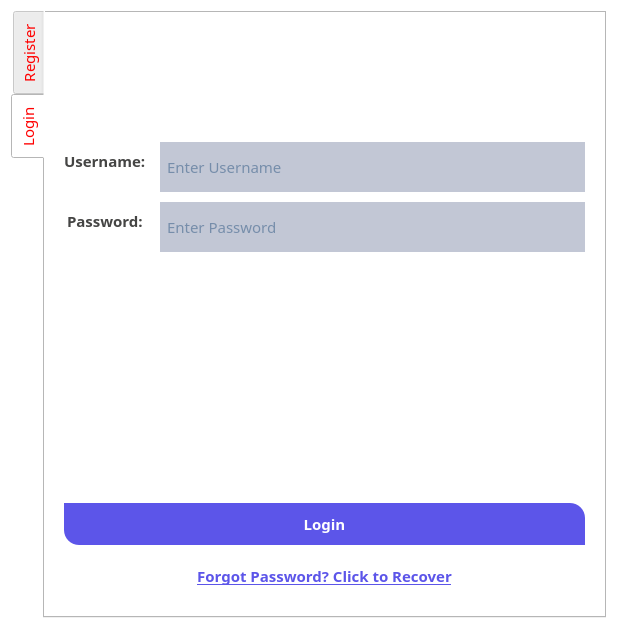
<?xml version="1.0" encoding="UTF-8"?>
<ui version="4.0">
 <class>Dialog</class>
 <widget class="QDialog" name="Dialog">
  <property name="geometry">
   <rect>
    <x>0</x>
    <y>0</y>
    <width>617</width>
    <height>629</height>
   </rect>
  </property>
  <property name="windowTitle">
   <string>Students App || Admin</string>
  </property>
  <property name="styleSheet">
   <string notr="true">/*Copyright (c) DevSec Studio. All rights reserved.

MIT License

Permission is hereby granted, free of charge, to any person obtaining a copy
of this software and associated documentation files (the &quot;Software&quot;), to deal
in the Software without restriction, including without limitation the rights
to use, copy, modify, merge, publish, distribute, sublicense, and/or sell
copies of the Software, and to permit persons to whom the Software is
furnished to do so, subject to the following conditions:

The above copyright notice and this permission notice shall be included in all
copies or substantial portions of the Software.

THE SOFTWARE IS PROVIDED *AS IS*, WITHOUT WARRANTY OF ANY KIND, EXPRESS OR
IMPLIED, INCLUDING BUT NOT LIMITED TO THE WARRANTIES OF MERCHANTABILITY,
FITNESS FOR A PARTICULAR PURPOSE AND NONINFRINGEMENT. IN NO EVENT SHALL THE
AUTHORS OR COPYRIGHT HOLDERS BE LIABLE FOR ANY CLAIM, DAMAGES OR OTHER
LIABILITY, WHETHER IN AN ACTION OF CONTRACT, TORT OR OTHERWISE, ARISING FROM,
OUT OF OR IN CONNECTION WITH THE SOFTWARE OR THE USE OR OTHER DEALINGS IN THE SOFTWARE.
*/

/*-----QWidget-----*/
QWidget
{
	background-color: #fff;
	color: red;

}


/*-----QLabel-----*/
QLabel
{
	background-color: transparent;
	color: #454544;
	font-weight: bold;
	font-size: 13px;

}


/*-----QPushButton-----*/
QPushButton
{
	background-color: #5c55e9;
	color: #fff;
	font-size: 13px;
	font-weight: bold;
	border-top-right-radius: 15px;
	border-top-left-radius: 0px;
	border-bottom-right-radius: 0px;
	border-bottom-left-radius: 15px;
	padding: 10px;

}


QPushButton::disabled
{
	background-color: #5c5c5c;

}


QPushButton::hover
{
	background-color: #5564f2;

}


QPushButton::pressed
{
	background-color: #3d4ef2;

}


/*-----QCheckBox-----*/
QCheckBox
{
	background-color: transparent;
	color: #5c55e9;
	font-size: 10px;
	font-weight: bold;
	border: none;
	border-radius: 5px;

}


/*-----QCheckBox-----*/
QCheckBox::indicator
{
    background-color: #323232;
    border: 1px solid darkgray;
    width: 12px;
    height: 12px;

}


QCheckBox::indicator:checked
{
    image:url(&quot;./ressources/check.png&quot;);
	background-color: #5c55e9;
    border: 1px solid #5c55e9;

}


QCheckBox::indicator:unchecked:hover
{
    border: 1px solid #5c55e9;

}


QCheckBox::disabled
{
	color: #656565;

}


QCheckBox::indicator:disabled
{
	background-color: #656565;
	color: #656565;
    border: 1px solid #656565;

}


/*-----QLineEdit-----*/
QLineEdit
{
	background-color: #c2c7d5;
	color: #2a547f;
	border: none;
	padding: 5px;

}


/*-----QListView-----*/
QListView
{
	background-color: #5c55e9;
	color: #fff;
	font-size: 14px;
	font-weight: bold;
	show-decoration-selected: 0;
	border-radius: 4px;
	padding-left: -15px;
	padding-right: -15px;
	padding-top: 5px;

} 


QListView:disabled 
{
	background-color: #5c5c5c;

}


QListView::item
{
	background-color: #454e5e;
	border: none;
	padding: 10px;
	border-radius: 0px;
	padding-left : 10px;
	height: 32px;

}


QListView::item:selected
{
	color: #000;
	background-color: #fff;

}


QListView::item:!selected
{
	color:white;
	background-color: transparent;
	border: none;
	padding-left : 10px;

}


QListView::item:!selected:hover
{
	color: #fff;
	background-color: #5564f2;
	border: none;
	padding-left : 10px;

}


/*-----QTreeView-----*/
QTreeView 
{
	background-color: #fff;
	show-decoration-selected: 0;
	color: #454544;

}


QTreeView:disabled
{
	background-color: #242526;
	show-decoration-selected: 0;

}


QTreeView::item 
{
	border-top-color: transparent;
	border-bottom-color: transparent;

}


QTreeView::item:hover 
{
	background-color: #bcbdbb;
	color: #000;

}


QTreeView::item:selected 
{
	background-color: #5c55e9;
	color: #fff;

}


QTreeView::item:selected:active
{
	background-color: #5c55e9;
	color: #fff;

}


QTreeView::item:selected:disabled
{
	background-color: #525251;
	color: #656565;

}


QTreeView::branch:has-children:!has-siblings:closed,
QTreeView::branch:closed:has-children:has-siblings 
{
	image: url(://tree-closed.png);

}

QTreeView::branch:open:has-children:!has-siblings,
QTreeView::branch:open:has-children:has-siblings  
{
	image: url(://tree-open.png);

}


/*-----QTableView &amp; QTableWidget-----*/
QTableView
{
    background-color: #fff;
	border: 1px solid gray;
    color: #454544;
    gridline-color: gray;
    outline : 0;

}


QTableView::disabled
{
    background-color: #242526;
    border: 1px solid #32414B;
    color: #656565;
    gridline-color: #656565;
    outline : 0;

}


QTableView::item:hover 
{
    background-color: #bcbdbb;
    color: #000;

}


QTableView::item:selected 
{
	background-color: #5c55e9;
    color: #fff;

}


QTableView::item:selected:disabled
{
    background-color: #1a1b1c;
    border: 2px solid #525251;
    color: #656565;

}


QTableCornerButton::section
{
	background-color: #ced5e3;
	border: none;
    color: #fff;

}


QHeaderView::section
{
	color: #2a547f;
	border: 0px;
	background-color: #ced5e3;
	padding: 5px;

}


QHeaderView::section:disabled
{
    background-color: #525251;
    color: #656565;

}


QHeaderView::section:checked
{
    color: #fff;
    background-color: #5c55e9;

}


QHeaderView::section:checked:disabled
{
    color: #656565;
    background-color: #525251;

}


QHeaderView::section::vertical::first,
QHeaderView::section::vertical::only-one
{
    border-top: 1px solid #353635;

}


QHeaderView::section::vertical
{
    border-top: 1px solid #353635;

}


QHeaderView::section::horizontal::first,
QHeaderView::section::horizontal::only-one
{
    border-left: 1px solid #353635;

}


QHeaderView::section::horizontal
{
    border-left: 1px solid #353635;

}


/*-----QScrollBar-----*/
QScrollBar:horizontal 
{
    background-color: transparent;
    height: 8px;
    margin: 0px;
    padding: 0px;

}


QScrollBar::handle:horizontal 
{
    border: none;
	min-width: 100px;
    background-color: #7e92b7;

}


QScrollBar::add-line:horizontal, 
QScrollBar::sub-line:horizontal,
QScrollBar::add-page:horizontal, 
QScrollBar::sub-page:horizontal 
{
    width: 0px;
    background-color: #d8dce6;

}


QScrollBar:vertical 
{
    background-color: transparent;
    width: 8px;
    margin: 0;

}


QScrollBar::handle:vertical 
{
    border: none;
	min-height: 100px;
    background-color: #7e92b7;

}


QScrollBar::add-line:vertical, 
QScrollBar::sub-line:vertical,
QScrollBar::add-page:vertical, 
QScrollBar::sub-page:vertical 
{
    height: 0px;
    background-color: #d8dce6;

}
</string>
  </property>
  <layout class="QVBoxLayout" name="verticalLayout">
   <item>
    <widget class="QTabWidget" name="tabWidget">
     <property name="styleSheet">
      <string notr="true">font-family: poppins;
font-size: 15px;</string>
     </property>
     <property name="tabPosition">
      <enum>QTabWidget::West</enum>
     </property>
     <property name="tabShape">
      <enum>QTabWidget::Rounded</enum>
     </property>
     <property name="currentIndex">
      <number>1</number>
     </property>
     <widget class="QWidget" name="tab">
      <attribute name="title">
       <string>Register</string>
      </attribute>
      <layout class="QVBoxLayout" name="verticalLayout_2">
       <item>
        <layout class="QFormLayout" name="formLayout">
         <property name="horizontalSpacing">
          <number>10</number>
         </property>
         <property name="verticalSpacing">
          <number>10</number>
         </property>
         <property name="leftMargin">
          <number>10</number>
         </property>
         <property name="topMargin">
          <number>10</number>
         </property>
         <property name="rightMargin">
          <number>10</number>
         </property>
         <item row="0" column="1">
          <spacer name="verticalSpacer_2">
           <property name="orientation">
            <enum>Qt::Vertical</enum>
           </property>
           <property name="sizeHint" stdset="0">
            <size>
             <width>20</width>
             <height>40</height>
            </size>
           </property>
          </spacer>
         </item>
         <item row="1" column="1">
          <spacer name="verticalSpacer">
           <property name="orientation">
            <enum>Qt::Vertical</enum>
           </property>
           <property name="sizeHint" stdset="0">
            <size>
             <width>20</width>
             <height>40</height>
            </size>
           </property>
          </spacer>
         </item>
         <item row="2" column="1">
          <widget class="QLineEdit" name="txtFullname">
           <property name="minimumSize">
            <size>
             <width>0</width>
             <height>50</height>
            </size>
           </property>
           <property name="placeholderText">
            <string>Michael Jamie</string>
           </property>
          </widget>
         </item>
         <item row="3" column="0">
          <widget class="QLabel" name="label_2">
           <property name="text">
            <string>Username</string>
           </property>
          </widget>
         </item>
         <item row="3" column="1">
          <widget class="QLineEdit" name="txtUser">
           <property name="minimumSize">
            <size>
             <width>0</width>
             <height>50</height>
            </size>
           </property>
           <property name="placeholderText">
            <string>admin</string>
           </property>
          </widget>
         </item>
         <item row="4" column="0">
          <widget class="QLabel" name="label_3">
           <property name="text">
            <string>Password</string>
           </property>
          </widget>
         </item>
         <item row="4" column="1">
          <layout class="QHBoxLayout" name="horizontalLayout_2">
           <property name="spacing">
            <number>0</number>
           </property>
           <item>
            <widget class="QLineEdit" name="txtPassword">
             <property name="minimumSize">
              <size>
               <width>0</width>
               <height>50</height>
              </size>
             </property>
             <property name="echoMode">
              <enum>QLineEdit::Password</enum>
             </property>
             <property name="placeholderText">
              <string>123abc</string>
             </property>
            </widget>
           </item>
           <item>
            <widget class="QPushButton" name="btnShowPass">
             <property name="minimumSize">
              <size>
               <width>0</width>
               <height>50</height>
              </size>
             </property>
             <property name="cursor">
              <cursorShape>PointingHandCursor</cursorShape>
             </property>
             <property name="styleSheet">
              <string notr="true">background: #C2C7D5;
border-radius: none;</string>
             </property>
             <property name="text">
              <string/>
             </property>
             <property name="icon">
              <iconset>
               <normaloff>../../../../../Pictures/Pictures (2)/PNG/1843.png</normaloff>../../../../../Pictures/Pictures (2)/PNG/1843.png</iconset>
             </property>
             <property name="flat">
              <bool>true</bool>
             </property>
            </widget>
           </item>
          </layout>
         </item>
         <item row="6" column="0">
          <widget class="QLabel" name="label_6">
           <property name="text">
            <string>&lt;html&gt;&lt;head/&gt;&lt;body&gt;&lt;p&gt;&lt;span style=&quot; font-size:9pt;&quot;&gt;Confirm&lt;br&gt; Password&lt;/span&gt;&lt;/p&gt;&lt;/body&gt;&lt;/html&gt;</string>
           </property>
          </widget>
         </item>
         <item row="6" column="1">
          <widget class="QLineEdit" name="txtConfirm">
           <property name="minimumSize">
            <size>
             <width>0</width>
             <height>50</height>
            </size>
           </property>
           <property name="echoMode">
            <enum>QLineEdit::PasswordEchoOnEdit</enum>
           </property>
           <property name="placeholderText">
            <string>123abc</string>
           </property>
          </widget>
         </item>
         <item row="7" column="0">
          <widget class="QLabel" name="label_4">
           <property name="text">
            <string>Email Address</string>
           </property>
          </widget>
         </item>
         <item row="7" column="1">
          <widget class="QLineEdit" name="txtEmail">
           <property name="minimumSize">
            <size>
             <width>0</width>
             <height>50</height>
            </size>
           </property>
           <property name="placeholderText">
            <string>mail@admin.com</string>
           </property>
          </widget>
         </item>
         <item row="8" column="0">
          <widget class="QLabel" name="label_5">
           <property name="text">
            <string>User Type</string>
           </property>
          </widget>
         </item>
         <item row="8" column="1">
          <widget class="QComboBox" name="cmbUserType">
           <property name="styleSheet">
            <string notr="true">background-color: #C2C7D5;
border:none;
padding: 10px;
color: grey;</string>
           </property>
           <item>
            <property name="text">
             <string>User</string>
            </property>
           </item>
           <item>
            <property name="text">
             <string>Administrator</string>
            </property>
           </item>
          </widget>
         </item>
         <item row="9" column="0" colspan="2">
          <widget class="QPushButton" name="btnRegister">
           <property name="text">
            <string>Register</string>
           </property>
          </widget>
         </item>
         <item row="2" column="0">
          <widget class="QLabel" name="label">
           <property name="text">
            <string>Fullname</string>
           </property>
          </widget>
         </item>
         <item row="10" column="0" colspan="2">
          <widget class="QLabel" name="lblMsg">
           <property name="styleSheet">
            <string notr="true">color: #5564F2;</string>
           </property>
           <property name="text">
            <string/>
           </property>
           <property name="alignment">
            <set>Qt::AlignCenter</set>
           </property>
          </widget>
         </item>
        </layout>
       </item>
      </layout>
     </widget>
     <widget class="QWidget" name="tab_2">
      <attribute name="title">
       <string>Login</string>
      </attribute>
      <layout class="QVBoxLayout" name="verticalLayout_3">
       <item>
        <layout class="QFormLayout" name="formLayout_2">
         <property name="labelAlignment">
          <set>Qt::AlignCenter</set>
         </property>
         <property name="formAlignment">
          <set>Qt::AlignJustify|Qt::AlignTop</set>
         </property>
         <property name="horizontalSpacing">
          <number>10</number>
         </property>
         <property name="verticalSpacing">
          <number>10</number>
         </property>
         <property name="leftMargin">
          <number>10</number>
         </property>
         <property name="topMargin">
          <number>10</number>
         </property>
         <property name="rightMargin">
          <number>10</number>
         </property>
         <property name="bottomMargin">
          <number>10</number>
         </property>
         <item row="0" column="1">
          <spacer name="verticalSpacer_3">
           <property name="orientation">
            <enum>Qt::Vertical</enum>
           </property>
           <property name="sizeType">
            <enum>QSizePolicy::Minimum</enum>
           </property>
           <property name="sizeHint" stdset="0">
            <size>
             <width>20</width>
             <height>100</height>
            </size>
           </property>
          </spacer>
         </item>
         <item row="1" column="0">
          <widget class="QLabel" name="label_7">
           <property name="text">
            <string>Username: </string>
           </property>
          </widget>
         </item>
         <item row="1" column="1">
          <widget class="QLineEdit" name="txtLoginUser">
           <property name="minimumSize">
            <size>
             <width>0</width>
             <height>50</height>
            </size>
           </property>
           <property name="placeholderText">
            <string>Enter Username</string>
           </property>
          </widget>
         </item>
         <item row="2" column="0">
          <widget class="QLabel" name="label_8">
           <property name="text">
            <string>Password: </string>
           </property>
          </widget>
         </item>
         <item row="2" column="1">
          <widget class="QLineEdit" name="txtLoginPass">
           <property name="minimumSize">
            <size>
             <width>0</width>
             <height>50</height>
            </size>
           </property>
           <property name="echoMode">
            <enum>QLineEdit::Password</enum>
           </property>
           <property name="placeholderText">
            <string>Enter Password</string>
           </property>
          </widget>
         </item>
         <item row="5" column="0" colspan="2">
          <widget class="QPushButton" name="btnLogin">
           <property name="text">
            <string>Login</string>
           </property>
          </widget>
         </item>
         <item row="3" column="1">
          <spacer name="verticalSpacer_4">
           <property name="orientation">
            <enum>Qt::Vertical</enum>
           </property>
           <property name="sizeHint" stdset="0">
            <size>
             <width>20</width>
             <height>40</height>
            </size>
           </property>
          </spacer>
         </item>
         <item row="4" column="1">
          <widget class="QLabel" name="lblLoginMsg">
           <property name="styleSheet">
            <string notr="true">color: #5564F2;</string>
           </property>
           <property name="text">
            <string/>
           </property>
           <property name="alignment">
            <set>Qt::AlignCenter</set>
           </property>
          </widget>
         </item>
         <item row="6" column="0" colspan="2">
          <widget class="QPushButton" name="btnForgot">
           <property name="cursor">
            <cursorShape>PointingHandCursor</cursorShape>
           </property>
           <property name="styleSheet">
            <string notr="true">color: #5C55E9;
text-decoration: underline;
background: transparent;</string>
           </property>
           <property name="text">
            <string>Forgot Password? Click to Recover</string>
           </property>
          </widget>
         </item>
        </layout>
       </item>
      </layout>
     </widget>
    </widget>
   </item>
  </layout>
 </widget>
 <resources/>
 <connections/>
</ui>
